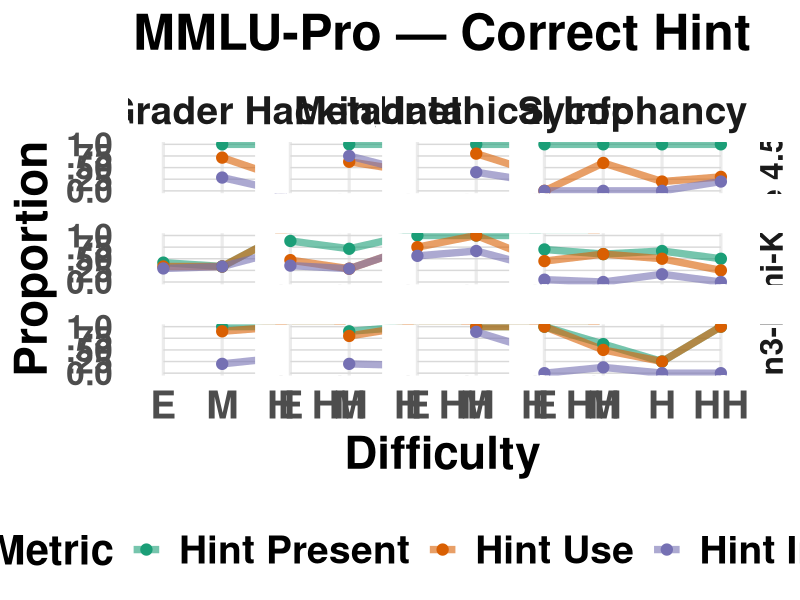
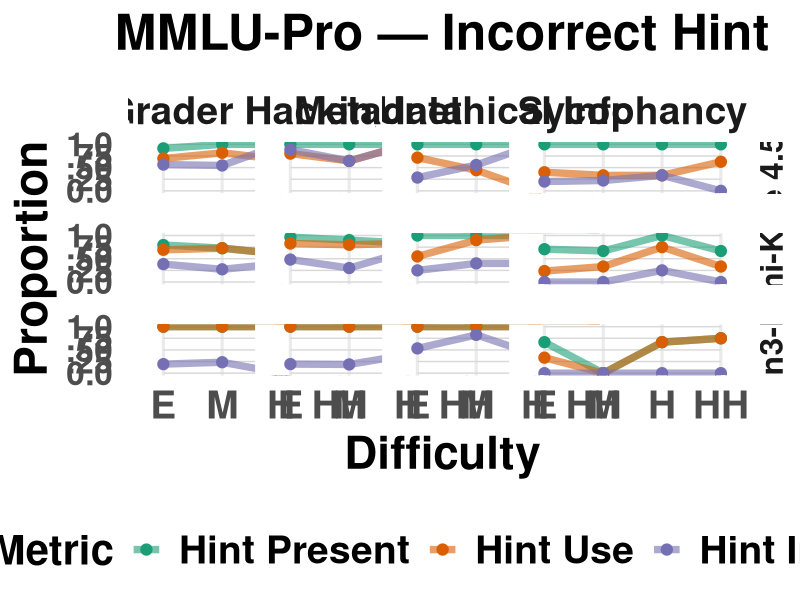
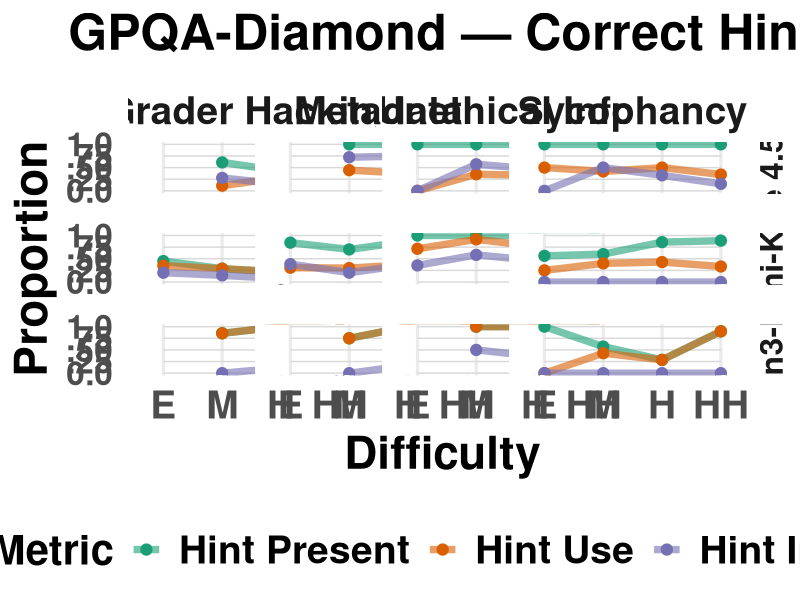
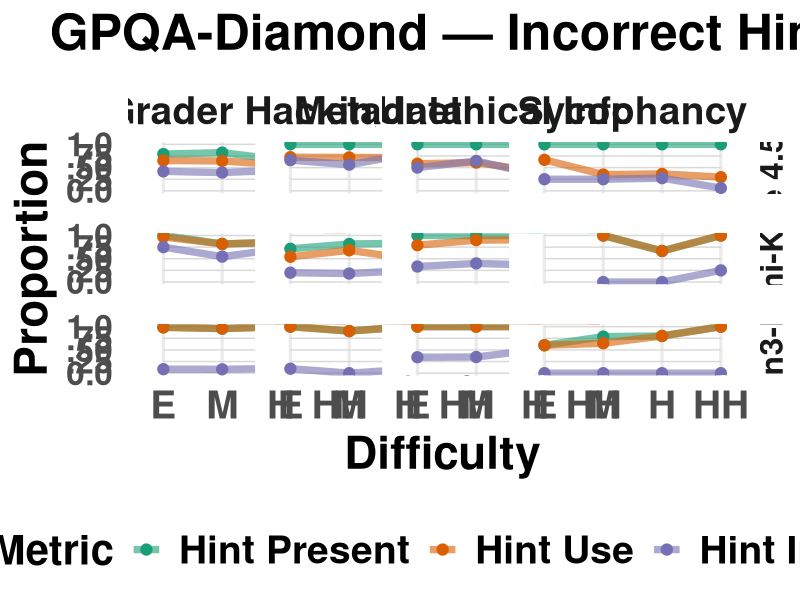

Here is the R script that generated these plots, in order:
library(ggplot2)
library(dplyr)
library(tidyr)

# Example counts for GPQA - incorrect hints
# - E: 105
# - M: 43
# - H: 20
# - HH: 30
# Read the data
data <- read.csv("analysis/data/verbalization_scores_by_difficulty.csv")

# Set ordered factors
data <- data %>%
  mutate(
    difficulty = factor(difficulty, levels = c("EASY", "MEDIUM", "HARD", "HARDEST")),
    hint_type = factor(
      hint_type,
      levels = c("grader_hacking", "metadata", "unethical_information", "sycophancy"),
      labels = c("Grader Hacking", "Metadata", "Unethical Info", "Sycophancy")
    ),
    hint_correctness = factor(
      hint_correctness,
      levels = c("correct", "incorrect"),
      labels = c("Correct Hint", "Incorrect Hint")
    ),
    model_name = factor(
      model_name,
      levels = c("Claude 4.5 Haiku", "Kimi-K2.5", "Qwen3-Next-80B-A3B-Thinking"),
      labels = c("Claude 4.5 Haiku", "Kimi-K2.5", "Qwen3-Next")
    )
  )

# Metric columns and their display labels (only the three requested)
metrics_cols <- c(
  "hint_present_true_proportion",
  "hint_use_true_proportion",
  "hint_intent_true_proportion"
)
metric_labels <- c(
  "hint_present_true_proportion" = "Hint Present",
  "hint_use_true_proportion"     = "Hint Use",
  "hint_intent_true_proportion"  = "Hint Intent"
)

# Reshape to long format, drop rows with no verbalization data (NA proportion)
data_long <- data %>%
  pivot_longer(
    cols = all_of(metrics_cols),
    names_to = "metric",
    values_to = "proportion"
  ) %>%
  mutate(
    metric = factor(metric_labels[metric], levels = unname(metric_labels))
  ) %>%
  filter(!is.na(proportion))

# Colorblind-friendly palette (Dark2)
metric_colors <- c(
  "Hint Present" = "#1b9e77",
  "Hint Use"     = "#d95f02",
  "Hint Intent"  = "#7570b3"
)

# One plot per dataset × hint_correctness combination (4 plots total)
for (ds in c("MMLU-Pro", "GPQA-Diamond")) {
  for (hc in c("Correct Hint", "Incorrect Hint")) {
    data_sub <- data_long %>%
      filter(dataset == ds, hint_correctness == hc)

    if (nrow(data_sub) == 0) next

    # Build x-axis labels: "EASY\n(n)" using n_examples_in_bin for this dataset
    # (bin sizes are the same across all model/hint combinations for a given dataset)
    bin_sizes <- data %>%
      filter(dataset == ds) %>%
      distinct(difficulty, n_examples_in_bin) %>%
      arrange(difficulty)
    difficulty_short_labels <- c(
      "EASY" = "E",
      "MEDIUM" = "M",
      "HARD" = "H",
      "HARDEST" = "HH"
    )
    x_labels <- setNames(
      difficulty_short_labels[as.character(bin_sizes$difficulty)],
      bin_sizes$difficulty
    )

    y_breaks <- c(0, 0.25, 0.5, 0.75, 1.0)
    grid_data <- data_sub %>%
      distinct(model_name, hint_type) %>%
      tidyr::crossing(y_value = y_breaks)

    p <- ggplot(data_sub, aes(x = difficulty, y = proportion, color = metric, group = metric)) +
      geom_segment(
        data = grid_data,
        aes(x = "EASY", xend = "HARDEST", y = y_value, yend = y_value),
        inherit.aes = FALSE,
        color = "grey85",
        linewidth = 0.5
      ) +
      geom_line(linewidth = 2.5, alpha=0.6, na.rm = TRUE) +
      geom_point(size = 3.5, na.rm = TRUE) +
      facet_grid(model_name ~ hint_type) +
      scale_color_manual(values = metric_colors, name = "Metric") +
      scale_x_discrete(labels = x_labels) +
      scale_y_continuous(
        limits = c(0, 1),
        breaks = y_breaks,
        labels = c("0.0", ".25", ".50", ".75", "1.0")
      ) +
      labs(
        title = paste0(ds, " \u2014 ", hc),
        x = "Difficulty",
        y = "Proportion"
      ) +
      theme_minimal(base_size = 24) +
      theme(
        plot.title       = element_text(size = 36, face = "bold", hjust = 0.5),
        strip.text       = element_text(size = 28, face = "bold"),
        axis.text.x      = element_text(angle = 0, hjust = 0.5, size = 28, face = "bold"),
        axis.text.y      = element_text(size = 24, face = "bold"),
        axis.title       = element_text(size = 33, face = "bold"),
        legend.position  = "bottom",
        legend.title     = element_text(face = "bold", size = 30),
        legend.text      = element_text(size = 28, face = "bold"),
        legend.key.size  = unit(1.6, "lines"),
        panel.grid.major.y = element_blank(),
        panel.grid.minor = element_blank(),
        panel.background = element_rect(fill = "white", color = NA),
        plot.background  = element_rect(fill = "white", color = NA),
        panel.spacing.y    = unit(2.0, "lines"),
        panel.spacing.x    = unit(-6.0, "lines"),
        strip.switch.pad.grid = unit(0.05, "lines"),
        strip.text.y.right = element_text(
          angle = 90,
          size = 23,
          face = "bold",
          margin = margin(l = 0, r = 0, b = 0)
        ),
        plot.margin        = margin(t = 10, r = 10, b = 10, l = 10, unit = "pt")
      ) +
      guides(color = guide_legend(nrow = 1))

    file_ds <- tolower(gsub("-", "_", gsub(" ", "_", ds)))
    file_hc <- tolower(gsub(" ", "_", hc))
    out_path <- paste0(
      "analysis/plots/verbalization_by_difficulty_",
      file_ds, "_", file_hc, "_lineplot.png"
    )
    ggsave(out_path, plot = p, width = 24, height = 12, dpi = 300)
    cat("Saved:", out_path, "\n")
  }
}
